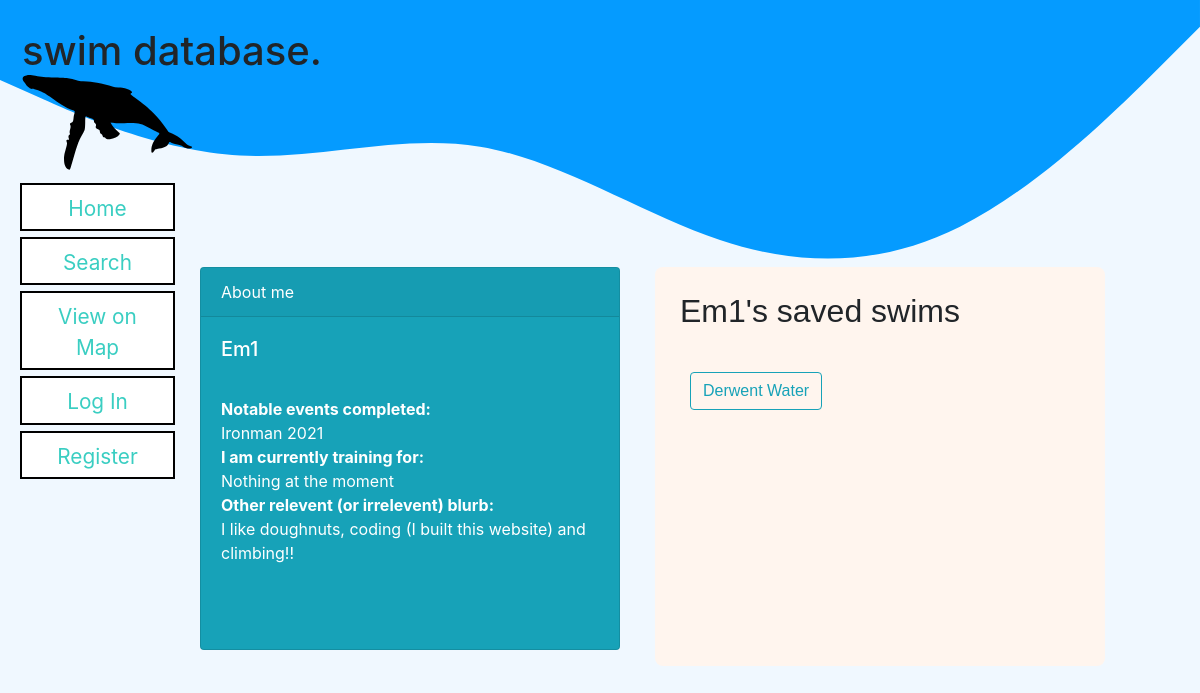
Screenshot of /catalog/profile/2 with the database file from the repository.
### catalog/models.py (models this page shows, shortened)
class UserProfile(models.Model):
    user = models.OneToOneField(
        User,
        on_delete=models.CASCADE,
        primary_key=True,
    )
    events_completed = models.CharField(max_length=500)
    training_for = models.CharField(max_length=500)
    blurb = models.CharField(max_length=500)

class User(AbstractUser):
    pass

class SavedSwims(models.Model):
    user = models.CharField(max_length=25, default="string", null=True, blank=True)
    swim_id = models.ForeignKey(
        SwimSpot,
        default=1,
        on_delete=models.CASCADE
    )

class SwimSpot(models.Model):
    name = models.CharField(max_length=100, default='name')
    description = models.CharField(max_length=1440, default='', null=True, blank=True)
    water_quality = models.CharField(max_length=100, default='', null=True, blank=True)
    toilets = models.BooleanField(default=False)
    cafe = models.BooleanField(default=False)
    distance_suitable = models.BooleanField(default=False)
    is_approved = models.BooleanField(default=False) #admin can approve
    wq_id = models.CharField(max_length=100, default='', null=True, blank=True)

### catalog/views.py (the view)
# urls.py: path("profile/<int:id>", views.get_profile, name='profile'),
def get_profile(request, id):
    form = PicForm()
    u1 = User.objects.get(id=id)
    try:
        swimmo = SavedSwims.objects.filter(user=u1)
    except SavedSwims.DoesNotExist:
        swimmo = None
    if swimmo is not None:
        saved_swims = swimmo.values_list('user', 'swim_id')
    try:
        photo = ProfilePic.objects.get(user_id=u1)
    except ProfilePic.DoesNotExist:
        photo = None
    try:
        prof = UserProfile.objects.filter(pk=u1)
    except UserProfile.DoesNotExist:
        prof = None
    if prof.count() == 0:
        if request.user == u1:
            return edit_profile(request, id)
        else:
            return render(request, 'notfound.html')
    print(saved_swims)
    return render(request, 'profilepage.html', {'prof': prof,
    'form': form,
    'photo': photo,
    'saved_swims': saved_swims,
    'swimmo': swimmo})

### catalog/templates/profilepage.html (shortened to what this page needs)
{% extends "base_generic.html" %}
{% block content %}
  <div class="container">
    <div class="row pb-5"> <div class="col-md">
    <div class="card text-white bg-info mb-3" style="max-width: 40rem;">
      <div class="card-header">About me
      </div>
      <div class="card-body">
        <h5 class="card-title">{{prof.0.user.username}}</h5>
        <p class="card-text"> <br>
          {% load cloudinary %}
          <strong>Notable events completed: </strong><br>
          {{ prof.0.events_completed }}
          <br><strong>
          I am currently training for: </strong><br>
           {{prof.0.training_for}}
          <br><strong>
          Other relevent (or irrelevent) blurb: </strong><br>
          {{prof.0.blurb}}</p><br>
          <br>
          </div></div></div>
          <div class="col-md intro">
          <h2>{{prof.0.user.username}}'s saved swims</h2>
          <br>
<br><br><br><br>
    {% for i in swimmo %}
<a href="{% url 'get' i.swim_id.id %}" class="sw pbt btn btn-outline-info">{{ i.swim_id.name}} </a> <br>
    {% endfor %}
    </div>
          </div>
{% endblock %}

### catalog/static/styles.css (style rules this page uses)
* { box-sizing: border-box; }
body { background:white; }
a { color: #3acec2; }
.intro { background-color: seashell; padding: 25px; border-radius: 8px; font-family: Verdana, Geneva, Tahoma, sans-serif; margin-left: 20px; margin-right: 45px; }
.sw { margin-top: -160px !important; margin-left: 10px !important; }
.pbt { margin-top: 10px; }
@media screen and (max-width: 1400px) { body { background-color: aliceblue; } }
@media screen and (max-width: 1400px) { .container { position: absolute; top: 0; left: 200px; max-width: 1000px; } }
@media screen and (max-width: 1400px) { .col-md { max-width:450px !important; } }

### rows the page displays
UserProfile: user_id.username "Em1", events_completed "Ironman 2021", training_for "Nothing at the moment", blurb "I like doughnuts, coding (I built this website) and climbing!!"
SavedSwims: swim_id.name "Derwent Water"
